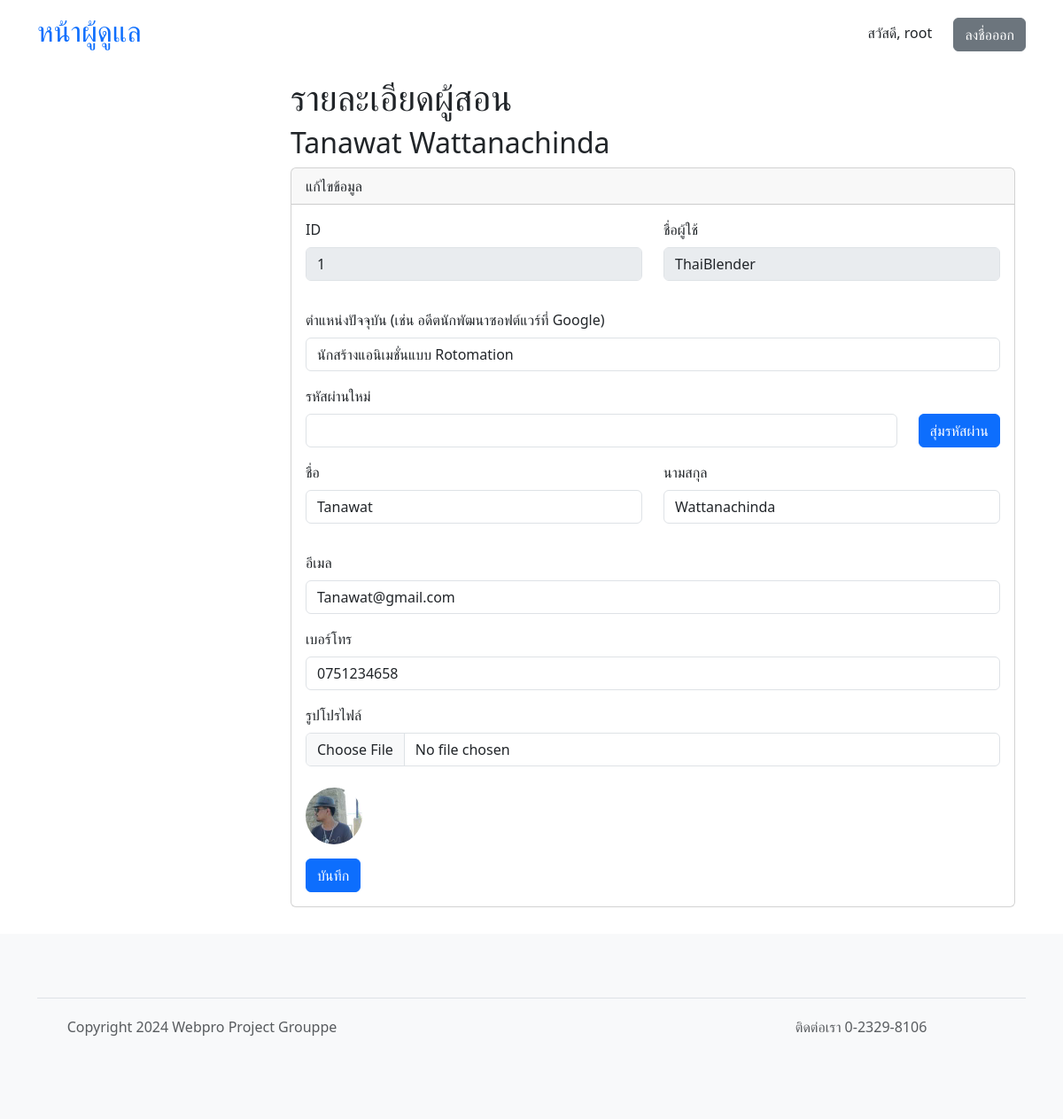
Page /admin/instructor.php?id=1 (signed in) on the committed database.
### tables this page shows
CREATE TABLE "instructors" (
	"id"	INTEGER,
	"username"	VARCHAR(32) NOT NULL,
	"first_name"	VARCHAR(64) NOT NULL,
	"last_name"	VARCHAR(64) NOT NULL,
	"profile_pic_hash"	CHARACTER(32),
	"password"	CHARACTER(72) NOT NULL,
	"role"	CHARACTER(64),
	"email"	CHARACTER(64),
	"phone"	CHARACTER(16),
	"created_date"	DATETIME,
	PRIMARY KEY("id" AUTOINCREMENT)
);

### core.php (called while the page is built, shortened)
<?php
require 'shopping.php';
require 'common.php';
	class App extends SQLite3 {
			?>
				</form><?php
		function get_object($id, $table) {
			$sql = "SELECT *, first_name || ' ' || last_name AS name FROM $table WHERE id = \"" . $id . "\"";
			$ret = $this->query($sql);
			$row = $ret->fetchArray(SQLITE3_ASSOC);
			$row = prepare_other_data($row, '../');
			return $row;
		}
	}
?>

### common.php (called while the page is built, shortened)
<?php
function prepare_other_data($row, $prefix = "") {
	if (isset($row['profile_pic_hash'])) {
		if ($row['profile_pic_hash'] != "") {
			$row['pfplink'] = $prefix . "avatars/" . $row['profile_pic_hash'] . '.jpg';
			return $row;
		}
	}
	$row['pfplink'] = get_pfplink_from_seed('saltPROJECTGROUPPE' . md5($row['username']));
	return $row;
}
	?>

### admin/si_edit.php (the view, shortened to what this page needs)
<?php
$object = null;
if (isset($_GET['id']))
	$object = $db->get_object($_GET['id'], $table);
if ($object != null) {
	$head = $head_1;
	$subhead = "<h2>{$object['name']}</h2>";
	$cardhead = "แก้ไขข้อมูล";
	$required = "";
	$lock = "disabled";
}
?>
<div class="container">
	<h1><?php echo $head ?></h1>
	<?php
		echo $subhead;
	?>
	<div class="card">
		<div class="card-header">
			<?php echo $cardhead ?>
		</div>
		<div class="card-body">
			<form action="<?php echo $logicpage; ?>" method="post" enctype="multipart/form-data">
				<div class="mb-3 row">
					<div class="col mb-3">
						<?php if ($object['id'] != 0) { ?>
						<label for="username" class="form-label <?php echo $required ?>">ID</label>
						<input type="text" class="form-control" id="id" name="id" value="<?php echo $object['id'] ?>" disabled>
						<?php } ?>
					</div>
					<div class="<?php if ($object['id'] != 0) { echo "col"; } else { echo ""; } ?> mb-3">
						<label for="username" class="form-label <?php echo $required ?>">ชื่อผู้ใช้</label>
						<input type="text" class="form-control" id="username" name="username" value="<?php echo $object['username'] ?>" <?php echo $lock ?> >
					</div>
				</div>
				<?php
				if ($table == "instructors") {
					?>
					<div class="mb-3">
						<label for="role" class="form-label
						<?php echo $required ?>">ตำแหน่งปัจจุบัน (เช่น อดีตนักพัฒนาซอฟต์แวร์ที่ Google)</label>
						<div class="mb-3 row">
							<div class="col">
								<input class="form-control" name="role" value="<?php echo $object['role'] ?>">
							</div>
						</div>
					</div>
					<?php
				}
				?>
				<div class="mb-3">
					<label for="password" class="form-label <?php echo $required ?>">รหัสผ่าน<?php echo $object['id'] == 0 ? "" : "ใหม่"; ?></label>
					<div class="mb-3 row">
						<div class="col">
							<input class="form-control" id="password-input" name="password">
						</div>
						<div class="col-auto">
							<button type="button" onclick="passwordgen()" class="btn btn-primary">สุ่มรหัสผ่าน</button>
						</div>
					</div>
				</div>
				<div class="mb-3 row">
					<div class="col mb-3">
						<label for="first_name" class="form-label <?php echo $required ?>">ชื่อ</label>
						<input type="text" class="form-control" id="first_name" name="first_name" value="<?php echo $object['first_name'] ?>">
					</div>
					<div class="col mb-3">
						<label for="last_name" class="form-label <?php echo $required ?>">นามสกุล</label>
						<input type="text" class="form-control" id="last_name" name="last_name" value="<?php echo $object['last_name'] ?>">
					</div>
				</div>
				<div class="mb-3">
					<label for="email" class="form-label <?php echo $required ?>">อีเมล</label>
					<input type="email" class="form-control" id="email" name="email" value="<?php echo $object['email'] ?>">
				</div>
				<div class="mb-3">
					<label for="phone" class="form-label <?php echo $required ?>">เบอร์โทร</label>
					<input type="text" class="form-control" id="phone" name="phone" value="<?php echo $object['phone'] ?>">
				</div>
				<div class="mb-3">
					<label for="pfplink" class="form-label">รูปโปรไฟล์</label>
					<input type="file" class="form-control mb-4" id="pfpFile" name="pfpfile" accept="image/jpeg">
					<?php if ($object['id'] != 0) { ?>
					<img src="<?php echo $object['pfplink'] ?>" alt="avatar" width="64" height="64" class="rounded-circle me-4">
					<?php } else { ?>
					<input type="hidden" name="new">
					<?php } ?>
				</div>
				<button type="submit" class="btn btn-primary">บันทึก</button>
			</form>
		</div>
	</div>
</div>
<?php
require 'template_footer.php';
?>

### rows in the picture
instructors: id "1", username "ThaiBlender", role "นักสร้างแอนิเมชั่นแบบ Rotomation", first_name "Tanawat", last_name "Wattanachinda", email "Tanawat@gmail.com", phone "0751234658"

### other values in the picture
$_SESSION['admin']['username'] "root"
$object['name'] "Tanawat Wattanachinda"
$cardhead "แก้ไขข้อมูล"
